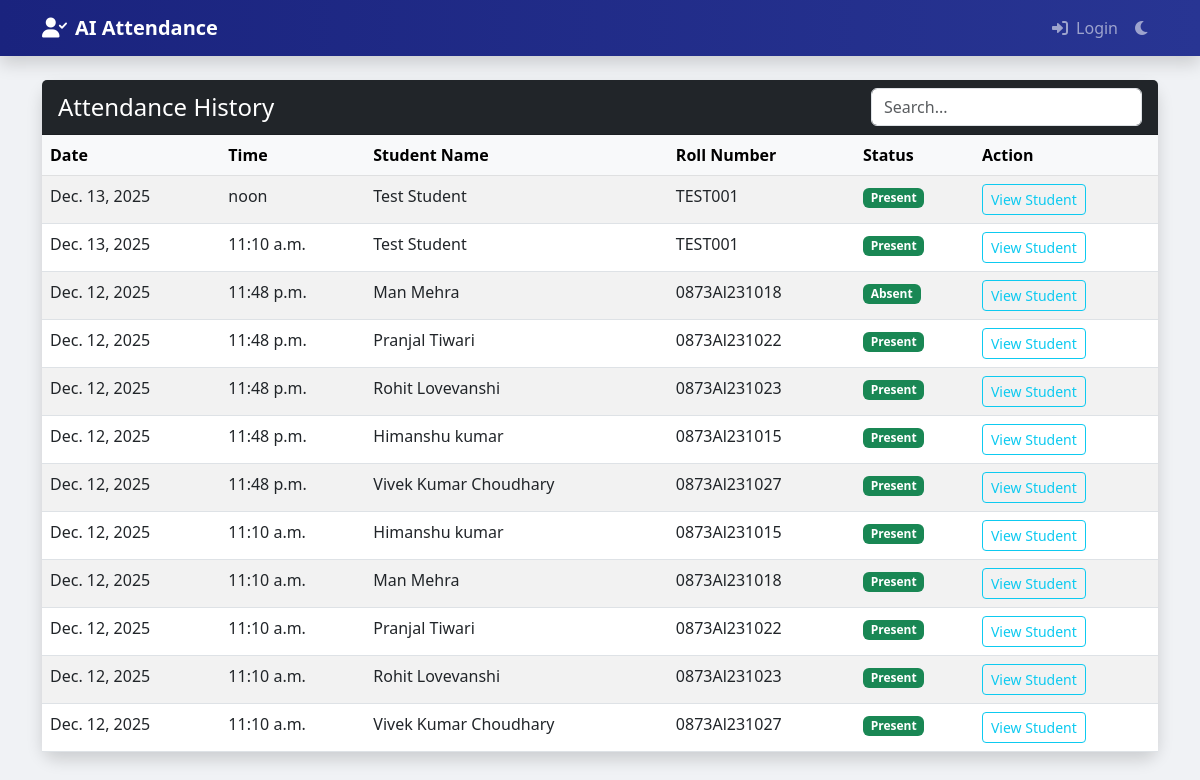
The app's page /core/attendance_list/ with its own data.
### core/models.py (models this page shows, shortened)
class AttendanceRecord(models.Model):
    student = models.ForeignKey(Student, on_delete=models.CASCADE)
    date = models.DateField(default=datetime.date.today)
    time = models.TimeField(default=datetime.datetime.now)
    status = models.CharField(max_length=20, default='Present')
    subject = models.CharField(max_length=100, null=True, blank=True)
    class Meta:
        ordering = ['-date', '-time']

class Student(models.Model):
    user = models.OneToOneField(User, on_delete=models.CASCADE, null=True, blank=True)
    name = models.CharField(max_length=100)
    roll_number = models.CharField(max_length=20, unique=True)
    email = models.EmailField(max_length=100, null=True, blank=True)
    phone_number = models.CharField(max_length=15, null=True, blank=True)
    address = models.TextField(null=True, blank=True)
    date_of_birth = models.DateField(null=True, blank=True)
    department = models.CharField(max_length=100, null=True, blank=True)
    year = models.CharField(max_length=10, null=True, blank=True)
    section = models.CharField(max_length=10, null=True, blank=True)
    plain_password = models.CharField(max_length=128, null=True, blank=True)  # For display purposes only
    created_at = models.DateTimeField(auto_now_add=True)

### core/views.py (the view)
# urls.py: path('attendance_list/', views.attendance_list, name='attendance_list'),
def attendance_list(request):
    records = AttendanceRecord.objects.all().order_by('-date', '-time')
    return render(request, 'attendance_list.html', {'records': records})

### templates/attendance_list.html (shortened to what this page needs)
{% extends 'base.html' %}
{% block content %}
<div class="card shadow">
    <div class="card-header bg-dark text-white d-flex justify-content-between align-items-center">
        <h4 class="mb-0">Attendance History</h4>
        <input type="text" id="searchInput" class="form-control w-25" placeholder="Search...">
    </div>
    <div class="card-body p-0">
        <div class="table-responsive">
            <table class="table table-hover table-striped mb-0">
                <thead class="table-light">
                    <tr>
                        <th>Date</th>
                        <th>Time</th>
                        <th>Student Name</th>
                        <th>Roll Number</th>
                        <th>Status</th>
                        <th>Action</th>
                    </tr>
                </thead>
                <tbody id="attendanceTable">
                    {% for record in records %}
                    <tr>
                        <td>{{ record.date }}</td>
                        <td>{{ record.time }}</td>
                        <td>{{ record.student.name }}</td>
                        <td>{{ record.student.roll_number }}</td>
                        <td><span class="badge bg-success">{{ record.status }}</span></td>
                        <td>
                            <a href="{% url 'student_attendance' record.student.id %}"
                                class="btn btn-sm btn-outline-info">View Student</a>
                        </td>
                    </tr>
                    {% empty %}
                    <tr>
                        <td colspan="6" class="text-center py-4">No attendance records found.</td>
                    </tr>
                    {% endfor %}
                </tbody>
            </table>
        </div>
    </div>
</div>
{% endblock %}

### templates/base.html (style rules this page uses)
body { background-color: #f0f2f5; font-family: 'Segoe UI', Tahoma, Geneva, Verdana, sans-serif; }
.card { border-radius: 15px; border: none; transition: transform 0.3s; }

### records on screen
AttendanceRecord: date "Dec. 13, 2025", time "noon", student.name "Test Student", student.roll_number "TEST001", status "Present"
AttendanceRecord: date "Dec. 13, 2025", time "11:10 a.m.", student.name "Test Student", student.roll_number "TEST001", status "Present"
AttendanceRecord: date "Dec. 12, 2025", time "11:48 p.m.", student.name "Man Mehra", student.roll_number "0873Al231018", status "Absent"
AttendanceRecord: date "Dec. 12, 2025", time "11:48 p.m.", student.name "Pranjal Tiwari", student.roll_number "0873Al231022", status "Present"
AttendanceRecord: date "Dec. 12, 2025", time "11:48 p.m.", student.name "Rohit Lovevanshi", student.roll_number "0873Al231023", status "Present"
AttendanceRecord: date "Dec. 12, 2025", time "11:48 p.m.", student.name "Himanshu kumar", student.roll_number "0873Al231015", status "Present"
AttendanceRecord: date "Dec. 12, 2025", time "11:48 p.m.", student.name "Vivek Kumar Choudhary", student.roll_number "0873Al231027", status "Present"
AttendanceRecord: date "Dec. 12, 2025", time "11:10 a.m.", student.name "Himanshu kumar", student.roll_number "0873Al231015", status "Present"
AttendanceRecord: date "Dec. 12, 2025", time "11:10 a.m.", student.name "Man Mehra", student.roll_number "0873Al231018", status "Present"
AttendanceRecord: date "Dec. 12, 2025", time "11:10 a.m.", student.name "Pranjal Tiwari", student.roll_number "0873Al231022", status "Present"
AttendanceRecord: date "Dec. 12, 2025", time "11:10 a.m.", student.name "Rohit Lovevanshi", student.roll_number "0873Al231023", status "Present"
AttendanceRecord: date "Dec. 12, 2025", time "11:10 a.m.", student.name "Vivek Kumar Choudhary", student.roll_number "0873Al231027", status "Present"
